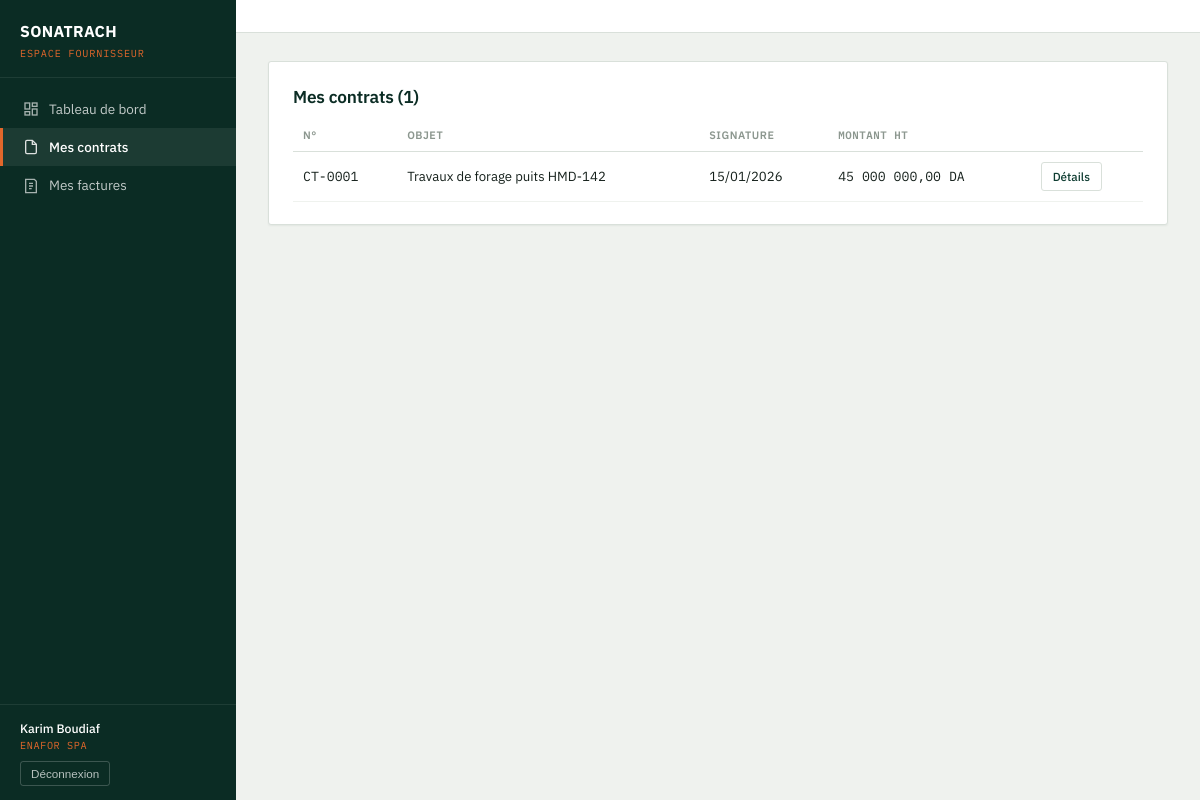
Screenshot of /espace_fournisseur/contrats.php (signed in) with the database file from the repository.
### tables this page shows
CREATE TABLE fournisseurs (
    id_four        INT AUTO_INCREMENT PRIMARY KEY,
    rs_four        VARCHAR(150) NOT NULL,
    nom_four       VARCHAR(100),
    pre_four       VARCHAR(100),
    num_tel_four   VARCHAR(20),
    adr_four       VARCHAR(200),
    nis_four       VARCHAR(30),
    num_fax_four   VARCHAR(20),
    date_creation  DATETIME DEFAULT CURRENT_TIMESTAMP
);

CREATE TABLE contrats (
    num_contrat    INT AUTO_INCREMENT PRIMARY KEY,
    objet_contrat  VARCHAR(255) NOT NULL,
    date_signature DATE,
    montant_ht     DECIMAL(15,2),
    id_four        INT NOT NULL,
    date_creation  DATETIME DEFAULT CURRENT_TIMESTAMP,
    FOREIGN KEY (id_four) REFERENCES fournisseurs(id_four)
);

### includes/auth.php (called while the page is built, shortened)
<?php
function current_user() {
    return [
        'id'      => $_SESSION['user_id'] ?? null,
        'nom'     => $_SESSION['nom'] ?? '',
        'prenom'  => $_SESSION['prenom'] ?? '',
        'role'    => $_SESSION['role'] ?? '',
        'id_four' => $_SESSION['id_four'] ?? null,
    ];
}
function base_url($path = '') {
    $root = rtrim(dirname($_SERVER['SCRIPT_NAME']), '/\\');
    $subfolders = ['/clients', '/fournisseurs', '/contrats', '/bons_commande', '/attachements', '/factures', '/bons_paiement', '/dashboard', '/admin', '/espace_fournisseur'];
    foreach ($subfolders as $sub) {
        if (substr($root, -strlen($sub)) === $sub) {
            $root = substr($root, 0, -strlen($sub));
            break;
        }
    }
    return ($root === '' ? '' : $root) . '/' . ltrim($path, '/');
}
function e($str) {
    return htmlspecialchars($str ?? '', ENT_QUOTES, 'UTF-8');
}
function fmt_montant($montant) {
    return number_format((float)$montant, 2, ',', ' ') . ' DA';
}
function fmt_date($date) {
    $d = DateTime::createFromFormat('Y-m-d', $date) ?: new DateTime($date);
    return $d->format('d/m/Y');
}

### espace_fournisseur/contrats.php (the view, shortened to what this page needs)
<?php
require_once __DIR__ . '/../includes/header_fournisseur.php';
$stmt = $pdo->prepare("SELECT * FROM contrats WHERE id_four = ? ORDER BY date_signature DESC");
$stmt->execute([$user['id_four']]);
$contrats = $stmt->fetchAll();
?>
<div class="card">
    <h2>Mes contrats (<?= count($contrats) ?>)</h2>
    <?php if (empty($contrats)): ?>
        <div class="empty-state">Aucun contrat enregistré pour votre entreprise.</div>
    <?php else: ?>
    <table>
        <thead><tr><th>N°</th><th>Objet</th><th>Signature</th><th class="num">Montant HT</th><th></th></tr></thead>
        <tbody>
        <?php foreach ($contrats as $c): ?>
            <tr>
                <td class="num">CT-<?= str_pad($c['num_contrat'], 4, '0', STR_PAD_LEFT) ?></td>
                <td><?= e($c['objet_contrat']) ?></td>
                <td><?= fmt_date($c['date_signature']) ?></td>
                <td class="num"><?= fmt_montant($c['montant_ht']) ?></td>
                <td><a href="contrat_view.php?id=<?= $c['num_contrat'] ?>" class="btn outline small">Détails</a></td>
            </tr>
        <?php endforeach; ?>
        </tbody>
    </table>
    <?php endif; ?>
</div>
<?php include __DIR__ . '/../includes/footer.php'; ?>

### includes/header_fournisseur.php (shortened to what this page needs)
<?php
require_once __DIR__ . '/auth.php';
$user = current_user();
$current = basename($_SERVER['SCRIPT_NAME']);
$stmtFour = $pdo->prepare("SELECT rs_four FROM fournisseurs WHERE id_four = ?");
$stmtFour->execute([$user['id_four']]);
$monFournisseur = $stmtFour->fetchColumn();
?>
<!DOCTYPE html>
<html lang="fr">
<head>
<link rel="stylesheet" href="<?= base_url('assets/css/style.css') ?>">
</head>
<body>
<div class="app-shell">
    <aside class="sidebar">
        <div class="sidebar-brand">
            <div class="org">SONATRACH</div>
            <div class="sub">Espace Fournisseur</div>
        </div>
        <nav class="sidebar-nav">
            <a href="<?= base_url('espace_fournisseur/dashboard.php') ?>" class="<?= $current === 'dashboard.php' ? 'active' : '' ?>">
                <svg width="16" height="16" viewBox="0 0 24 24" fill="none" stroke="currentColor" stroke-width="2"><rect x="3" y="3" width="7" height="9"/><rect x="14" y="3" width="7" height="5"/><rect x="14" y="12" width="7" height="9"/><rect x="3" y="16" width="7" height="5"/></svg>
                Tableau de bord
            </a>
            <a href="<?= base_url('espace_fournisseur/contrats.php') ?>" class="<?= in_array($current, ['contrats.php','contrat_view.php']) ? 'active' : '' ?>">
                <svg width="16" height="16" viewBox="0 0 24 24" fill="none" stroke="currentColor" stroke-width="2"><path d="M14 2H6a2 2 0 0 0-2 2v16a2 2 0 0 0 2 2h12a2 2 0 0 0 2-2V8z"/><path d="M14 2v6h6"/></svg>
                Mes contrats
            </a>
            <a href="<?= base_url('espace_fournisseur/factures.php') ?>" class="<?= in_array($current, ['factures.php','facture_view.php']) ? 'active' : '' ?>">
                <svg width="16" height="16" viewBox="0 0 24 24" fill="none" stroke="currentColor" stroke-width="2"><path d="M4 2h13l3 3v17H4z"/><path d="M9 8h6M9 12h6M9 16h4"/></svg>
                Mes factures
            </a>
        </nav>
        <div class="sidebar-user">
            <div class="name"><?= e($user['prenom'] . ' ' . $user['nom']) ?></div>
            <div class="role"><?= e($monFournisseur ?: 'Fournisseur') ?></div>
            <form action="<?= base_url('logout.php') ?>" method="post">
                <button type="submit">Déconnexion</button>
            </form>
        </div>
    </aside>
    <div class="main">
        <div class="topbar">
        </div>
        <div class="content">

### assets/css/style.css (style rules this page uses)
:root { --petrol-900: #0B2C24; --petrol-800: #0F3D32; --petrol-700: #15503F; --petrol-600: #1C6650; --flame-500: #E2672B; --flame-600: #C7541F; --sand-100: #EFF2EE; --sand-50: #F7F8F5; --white: #FFFFFF; --ink-900: #16211C; --ink-600: #4C5A53; --ink-400: #8C978F; --border: #D9E0DA; --status-neutre-bg: #ECEEEA; --status-neutre-fg: #4C5A53; --status-attente-bg: #FCEFDD; --status-attente-fg: #9A5B10; --status-progres-bg: #E3F0EA; --status-progres-fg: #1C6650; --status-alerte-bg: #FBE7E3; --status-alerte-fg: #B23A22; --status-succes-bg: #E1F1E6; --status-succes-fg: #1E7A44; --radius: 3px; --shadow-card: 0 1px 2px rgba(11, 44, 36, 0.06); }
* { box-sizing: border-box; }
html, body { margin: 0; padding: 0; background: var(--sand-100); color: var(--ink-900); font-family: 'IBM Plex Sans', -apple-system, sans-serif; font-size: 15px; line-height: 1.5; }
a { color: var(--petrol-700); text-decoration: none; }
h1, h2, h3 { font-weight: 600; color: var(--petrol-900); margin: 0 0 .5em; letter-spacing: -0.01em; }
h2 { font-size: 1.15rem; }
.app-shell { display: flex; min-height: 100vh; }
.sidebar { width: 236px; flex-shrink: 0; background: var(--petrol-900); color: var(--sand-50); display: flex; flex-direction: column; position: sticky; top: 0; height: 100vh; }
.sidebar-brand { padding: 20px 20px 16px; border-bottom: 1px solid rgba(255,255,255,0.08); }
.sidebar-brand .org { font-weight: 700; font-size: 1.05rem; color: var(--white); letter-spacing: 0.02em; }
.sidebar-brand .sub { font-family: 'IBM Plex Mono', monospace; font-size: 0.68rem; color: var(--flame-500); text-transform: uppercase; letter-spacing: 0.08em; margin-top: 2px; }
.sidebar-nav { flex: 1; padding: 12px 0; overflow-y: auto; }
.sidebar-nav a { display: flex; align-items: center; gap: 10px; padding: 9px 20px; color: rgba(255,255,255,0.75); font-size: 0.9rem; border-left: 3px solid transparent; }
.sidebar-nav a.active { background: rgba(255,255,255,0.07); border-left-color: var(--flame-500); color: var(--white); font-weight: 500; }
.sidebar-nav svg { flex-shrink: 0; opacity: 0.85; }
.sidebar-user { padding: 14px 20px; border-top: 1px solid rgba(255,255,255,0.08); font-size: 0.82rem; }
.sidebar-user .name { color: var(--white); font-weight: 500; }
.sidebar-user .role { font-family: 'IBM Plex Mono', monospace; font-size: 0.68rem; color: var(--flame-500); text-transform: uppercase; letter-spacing: 0.06em; }
.sidebar-user form { margin-top: 8px; }
.sidebar-user button { background: none; border: 1px solid rgba(255,255,255,0.2); color: rgba(255,255,255,0.7); padding: 5px 10px; border-radius: var(--radius); font-size: 0.78rem; cursor: pointer; }
.main { flex: 1; min-width: 0; }
.topbar { background: var(--white); border-bottom: 1px solid var(--border); padding: 16px 32px; display: flex; align-items: center; justify-content: space-between; }
.content { padding: 28px 32px 60px; max-width: 1180px; }
.card { background: var(--white); border: 1px solid var(--border); border-radius: var(--radius); box-shadow: var(--shadow-card); padding: 22px 24px; margin-bottom: 20px; }
table { width: 100%; border-collapse: collapse; }
th { text-align: left; font-size: 0.72rem; text-transform: uppercase; letter-spacing: 0.05em; color: var(--ink-400); font-weight: 600; padding: 8px 10px; border-bottom: 1px solid var(--border); }
td { padding: 10px 10px; border-bottom: 1px solid var(--sand-100); font-size: 0.88rem; vertical-align: middle; }
td.num, th.num { font-family: 'IBM Plex Mono', monospace; }
.btn { display: inline-flex; align-items: center; gap: 6px; background: var(--petrol-800); color: var(--white); border: none; padding: 9px 16px; border-radius: var(--radius); font-size: 0.88rem; font-weight: 500; cursor: pointer; font-family: inherit; }
.btn.outline { background: transparent; color: var(--petrol-800); border: 1px solid var(--border); }
.btn.small { padding: 5px 11px; font-size: 0.78rem; }

### rows the page displays
fournisseurs: rs_four "ENAFOR SPA"
contrats: num_contrat "0001", objet_contrat "Travaux de forage puits HMD-142", date_signature "15/01/2026", montant_ht "45 000 000,00 DA"

### other values shown
$user['prenom'] . ' ' . $user['nom'] "Karim Boudiaf"
count($contrats) "1"
